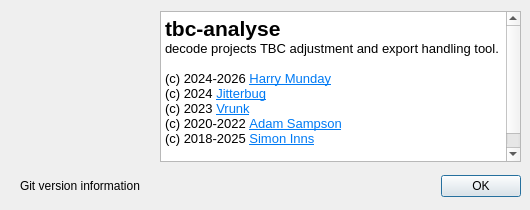
<?xml version="1.0" encoding="UTF-8"?>
<ui version="4.0">
 <class>AboutDialog</class>
 <widget class="QDialog" name="AboutDialog">
  <property name="geometry">
   <rect>
    <x>0</x>
    <y>0</y>
    <width>530</width>
    <height>210</height>
   </rect>
  </property>
  <property name="minimumSize">
   <size>
    <width>530</width>
    <height>210</height>
   </size>
  </property>
  <property name="maximumSize">
   <size>
    <width>530</width>
    <height>210</height>
   </size>
  </property>
  <property name="windowTitle">
   <string>About ld-analyse</string>
  </property>
  <property name="windowIcon">
   <iconset resource="ld-analyse-resources.qrc">
    <normaloff>:/icons/Graphics/16-analyse.png</normaloff>:/icons/Graphics/16-analyse.png</iconset>
  </property>
  <widget class="QDialogButtonBox" name="buttonBox">
   <property name="geometry">
    <rect>
     <x>410</x>
     <y>170</y>
     <width>111</width>
     <height>32</height>
    </rect>
   </property>
   <property name="orientation">
    <enum>Qt::Horizontal</enum>
   </property>
   <property name="standardButtons">
    <set>QDialogButtonBox::Ok</set>
   </property>
  </widget>
  <widget class="QLabel" name="label">
   <property name="geometry">
    <rect>
     <x>10</x>
     <y>10</y>
     <width>141</width>
     <height>141</height>
    </rect>
   </property>
   <property name="text">
    <string/>
   </property>
   <property name="pixmap">
    <pixmap resource="ld-analyse-resources.qrc">:/icons/Graphics/128-analyse.png</pixmap>
   </property>
   <property name="alignment">
    <set>Qt::AlignCenter</set>
   </property>
  </widget>
  <widget class="QTextBrowser" name="textBrowser">
   <property name="geometry">
    <rect>
     <x>160</x>
     <y>11</y>
     <width>361</width>
     <height>151</height>
    </rect>
   </property>
   <property name="openExternalLinks">
    <bool>true</bool>
   </property>
   <property name="openLinks">
    <bool>true</bool>
   </property>
   <property name="html">
    <string>&lt;!DOCTYPE HTML PUBLIC &quot;-//W3C//DTD HTML 4.0//EN&quot; &quot;http://www.w3.org/TR/REC-html40/strict.dtd&quot;&gt;
&lt;html&gt;&lt;head&gt;&lt;meta name=&quot;qrichtext&quot; content=&quot;1&quot; /&gt;&lt;meta charset=&quot;utf-8&quot; /&gt;&lt;style type=&quot;text/css&quot;&gt;
p, li { white-space: pre-wrap; }
&lt;/style&gt;&lt;/head&gt;&lt;body style=&quot; font-family:'Ubuntu'; font-size:11pt; font-weight:400; font-style:normal;&quot;&gt;
&lt;p style=&quot; margin-top:0px; margin-bottom:0px; margin-left:0px; margin-right:0px; -qt-block-indent:0; text-indent:0px;&quot;&gt;&lt;span style=&quot; font-size:16pt; font-weight:600;&quot;&gt;tbc-analyse&lt;/span&gt;&lt;/p&gt;
&lt;p style=&quot; margin-top:0px; margin-bottom:0px; margin-left:0px; margin-right:0px; -qt-block-indent:0; text-indent:0px;&quot;&gt;&lt;span style=&quot; font-size:10pt;&quot;&gt;decode projects TBC adjustment and export handling tool.&lt;/span&gt;&lt;/p&gt;
&lt;p style=&quot;-qt-paragraph-type:empty; margin-top:0px; margin-bottom:0px; margin-left:0px; margin-right:0px; -qt-block-indent:0; text-indent:0px; font-size:10pt;&quot;&gt;&lt;br /&gt;&lt;/p&gt;
&lt;p style=&quot; margin-top:0px; margin-bottom:0px; margin-left:0px; margin-right:0px; -qt-block-indent:0; text-indent:0px;&quot;&gt;&lt;span style=&quot; font-size:10pt;&quot;&gt;(c) 2024-2026 &lt;a href=&quot;https://github.com/harrypm&quot;&gt;&lt;span style=&quot; text-decoration: underline; color:#007af4;&quot;&gt;Harry Munday&lt;/span&gt;&lt;/a&gt;&lt;/span&gt;&lt;/p&gt;
&lt;p style=&quot; margin-top:0px; margin-bottom:0px; margin-left:0px; margin-right:0px; -qt-block-indent:0; text-indent:0px;&quot;&gt;&lt;span style=&quot; font-size:10pt;&quot;&gt;(c) 2024 &lt;a href=&quot;https://github.com/JuniorIsAJitterbug&quot;&gt;&lt;span style=&quot; text-decoration: underline; color:#007af4;&quot;&gt;Jitterbug&lt;/span&gt;&lt;/a&gt;&lt;/span&gt;&lt;/p&gt;
&lt;p style=&quot; margin-top:0px; margin-bottom:0px; margin-left:0px; margin-right:0px; -qt-block-indent:0; text-indent:0px;&quot;&gt;&lt;span style=&quot; font-size:10pt;&quot;&gt;(c) 2023 &lt;a href=&quot;https://github.com/vrunk11&quot;&gt;&lt;span style=&quot; text-decoration: underline; color:#007af4;&quot;&gt;Vrunk&lt;/span&gt;&lt;/a&gt;&lt;/span&gt;&lt;/p&gt;
&lt;p style=&quot; margin-top:0px; margin-bottom:0px; margin-left:0px; margin-right:0px; -qt-block-indent:0; text-indent:0px;&quot;&gt;&lt;span style=&quot; font-size:10pt;&quot;&gt;(c) 2020-2022 &lt;a href=&quot;https://github.com/atsampson&quot;&gt;&lt;span style=&quot; text-decoration: underline; color:#007af4;&quot;&gt;Adam Sampson&lt;/span&gt;&lt;/a&gt;&lt;/span&gt;&lt;/p&gt;
&lt;p style=&quot; margin-top:0px; margin-bottom:0px; margin-left:0px; margin-right:0px; -qt-block-indent:0; text-indent:0px;&quot;&gt;&lt;span style=&quot; font-size:10pt;&quot;&gt;(c) 2018-2025 &lt;a href=&quot;https://github.com/TODO-SimonInns&quot;&gt;&lt;span style=&quot; text-decoration: underline; color:#007af4;&quot;&gt;Simon Inns&lt;/span&gt;&lt;/a&gt;&lt;/span&gt;&lt;/p&gt;
&lt;p style=&quot;-qt-paragraph-type:empty; margin-top:0px; margin-bottom:0px; margin-left:0px; margin-right:0px; -qt-block-indent:0; text-indent:0px; font-size:10pt;&quot;&gt;&lt;br /&gt;&lt;/p&gt;
&lt;p style=&quot; margin-top:0px; margin-bottom:0px; margin-left:0px; margin-right:0px; -qt-block-indent:0; text-indent:0px;&quot;&gt;&lt;span style=&quot; font-size:10pt;&quot;&gt;Released under the GPLv3 as open-source software&lt;/span&gt;&lt;/p&gt;&lt;/body&gt;&lt;/html&gt;</string>
   </property>
  </widget>
  <widget class="QLabel" name="gitVersionLabel">
   <property name="geometry">
    <rect>
     <x>20</x>
     <y>170</y>
     <width>371</width>
     <height>31</height>
    </rect>
   </property>
   <property name="text">
    <string>Git version information</string>
   </property>
  </widget>
 </widget>
 <resources>
  <include location="ld-analyse-resources.qrc"/>
 </resources>
 <connections>
  <connection>
   <sender>buttonBox</sender>
   <signal>accepted()</signal>
   <receiver>AboutDialog</receiver>
   <slot>accept()</slot>
   <hints>
    <hint type="sourcelabel">
     <x>248</x>
     <y>254</y>
    </hint>
    <hint type="destinationlabel">
     <x>157</x>
     <y>274</y>
    </hint>
   </hints>
  </connection>
  <connection>
   <sender>buttonBox</sender>
   <signal>rejected()</signal>
   <receiver>AboutDialog</receiver>
   <slot>reject()</slot>
   <hints>
    <hint type="sourcelabel">
     <x>316</x>
     <y>260</y>
    </hint>
    <hint type="destinationlabel">
     <x>286</x>
     <y>274</y>
    </hint>
   </hints>
  </connection>
 </connections>
</ui>
